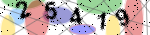
#> input picture data/1 (5).png, 150 x 35 px
$ python extractor.py
#> lines starting #> are read from the running program, lines starting #| are printed output that depends on the picture; after the words box and inside, x2 and y2 are one past the last pixel; in counts of white or black regions, pixels touching at a corner belong together
import numpy as np
import cv2

img = cv2.imread('./data/1 (5).png')
#> img is the input picture: shape (35, 150, 3); mean B, G, R 171.7, 178.6, 189.9
img_hsv = cv2.cvtColor(img, cv2.COLOR_BGR2HSV)
#> img_hsv: shape (35, 150, 3); mean H, S, V 34.6, 51, 205.7

lower_black = np.array([0, 0, 0])
upper_black = np.array([255, 255, 100])

mask = cv2.inRange(img_hsv, lower_black, upper_black)
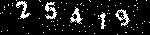
#> mask: shape (35, 150); 10.1% white in thin lines or dots

kernel_e = cv2.getStructuringElement(cv2.MORPH_ELLIPSE, (1, 2))
kernel_d = cv2.getStructuringElement(cv2.MORPH_RECT, (2, 2))
erosion = cv2.erode(mask, kernel_e, iterations=1)
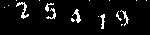
#> erosion: shape (35, 150); 5.9% white in thin lines or dots, all inside (x1, y1, x2, y2) = (4, 0, 147, 29)
dilate = cv2.dilate(erosion, kernel_d, iterations=3)
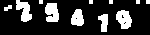
#> dilate: shape (35, 150); 20.1% white; 11 white regions (5 under 20 px)
cv2.imshow("eroded", erosion)
cv2.imshow("dilated", dilate)

contours, hierarchy = cv2.findContours(dilate, cv2.RETR_EXTERNAL, cv2.CHAIN_APPROX_SIMPLE)
#> contours = 11 contours, 5 with area under 20; largest, box (x1, y1, x2, y2) and area: (116, 10, 132, 29) 196, (45, 3, 59, 22) 184, (16, 0, 32, 22) 176, (71, 9, 84, 26) 147, (98, 14, 108, 32) 101, (4, 5, 12, 11) 20

sorted_ctrs = sorted(contours, key=lambda ctr: cv2.boundingRect(ctr)[0])
#> sorted_ctrs has the same summary as contours
for i, ctr in enumerate(sorted_ctrs):
    # Get bounding box
    x, y, w, h = cv2.boundingRect(ctr)

    if w < 10 or h < 10:
        continue

    # Getting ROI
    roi = erosion[y:y+h, x:x+w]

    # show ROI
    cv2.imshow("roi" + str(i), roi)
#> this loop made 11 passes
#> (x, y, w, h) on passes 1, 2, 4, 5, 7, 9: (4, 5, 8, 6), (16, 0, 16, 22), (45, 3, 14, 19), (71, 9, 13, 17), (98, 14, 10, 18), (116, 10, 16, 19)
#> (ctr, x, y, w, h) on passes 3, 6, 8, 10, 11: ([[39, 0], [39, 3], [42, 3], [42, 0]], 39, 0, 4, 4), ([[89, 0], [89, 3], [92, 3], [92, 0]], 89, 0, 4, 4), ([[109, 0], [109, 3], [112, 3], [112, 0]], 109, 0, 4, 4), ([[136, 0], [136, 3], [139, 3], [139, 0]], 136, 0, 4, 4), ([[146, 0], [146, 3], [149, 3], [149, 0]], 146, 0, 4, 4)

cv2.waitKey(0)

$ run again, with data/1 (2).png copied over data/1 (5).png
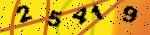
#> input picture data/1 (2).png, 150 x 35 px
#> img is the input picture: shape (35, 150, 3); mean B, G, R 24.5, 164, 209.7
#> img_hsv: shape (35, 150, 3); mean H, S, V 20.5, 210.5, 209.7
#> `mask = cv2.inRange(img_hsv, lower_black, upper_black)`:
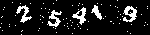
#> mask: shape (35, 150); 11.5% white; 83 white regions (78 under 20 px), largest, box (x1, y1, x2, y2) and area: (123, 6, 137, 22) 127, (47, 10, 62, 27) 110, (16, 5, 32, 23) 109, (72, 7, 86, 25) 105, (91, 5, 102, 20) 73
#> erosion: shape (35, 150); 7.7% white; 8 white regions (3 under 20 px), largest, box (x1, y1, x2, y2) and area: (124, 7, 137, 22) 85, (17, 6, 31, 23) 82, (73, 8, 86, 25) 82, (48, 11, 61, 27) 79, (92, 6, 102, 20) 62
#> `dilate = cv2.dilate(erosion, kernel_d, iterations=3)`:
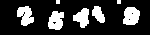
#> dilate: shape (35, 150); 20.8% white; 7 white regions (2 under 20 px)
#> contours = 7 contours, 2 with area under 20; largest, box (x1, y1, x2, y2) and area: (123, 7, 140, 25) 222, (48, 11, 64, 30) 204, (17, 6, 34, 26) 200, (73, 8, 89, 28) 178, (92, 6, 105, 23) 121
#> sorted_ctrs has the same summary as contours
#> the loop `for i, ctr in enumerate(sorted_ctrs):` made 7 passes
#> (x, y, w, h) on passes 1, 2, 4, 5, 7: (17, 6, 17, 20), (48, 11, 16, 19), (73, 8, 16, 20), (92, 6, 13, 17), (123, 7, 17, 18)
